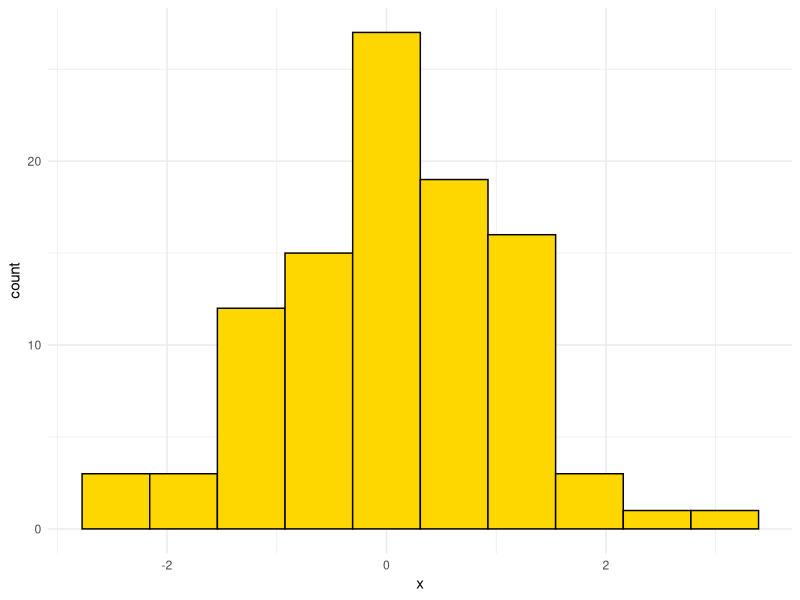

R code for this plot: (Note: this script raises an error after producing the figure.)
## ---- chunk 1
# DON'T TOUCH THIS
knitr::opts_chunk$set(echo = TRUE)
library(ggplot2)

## ---- chunk 2
hist_data <- data.frame(x = rnorm(n = 100))
ggplot(data = hist_data,
       mapping = aes(x = x)) +
    geom_histogram(bins = 10, fill = "gold", colour = "black") +
    theme_minimal()

# determine ratio 
breedte_man_mean <- mean((data[data$sexse == "man", ])$breedte)
breedte_vrouw_mean <- mean((data[data$sexse == "vrouw", ])$breedte)
lengte_man_mean <- mean((data[data$sexse == "man", ])$lengte)
lengte_vrouw_mean <- mean((data[data$sexse == "vrouw", ])$lengte)
ratio_vrouw <- (lengte_vrouw_mean/breedte_vrouw_mean)
ratio_man <- (lengte_man_mean/breedte_man_mean)
